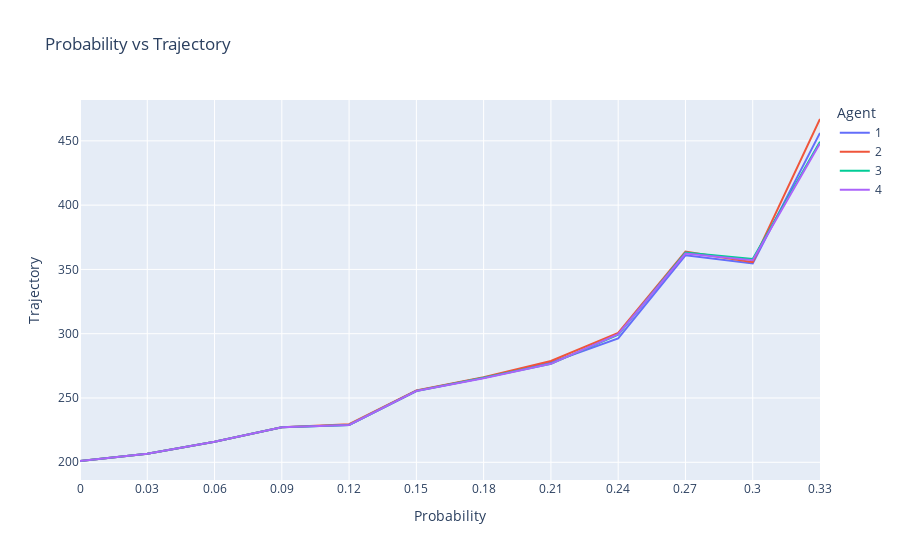

Notebook code cell kept with this figure:
### Code cell
fig1 = px.line(avg_results_df, x="Probability", y="Trajectory", color="Agent", title='Probability vs Trajectory')
fig1.update_xaxes(dtick=0.03)
fig1.show()

plotly.io.write_image(fig1, file="./images/prob_trajectory.png", scale=5)

### Figure 1 — Plotly figure (JSON) as saved in the notebook; plotly's stock layout.template omitted (floating-point values rounded to 4 significant figures)
{"data": [{"hovertemplate": "Agent=1<br>Probability=%{x}<br>Trajectory=%{y}<extra></extra>", "legendgroup": "1", "line": {"color": "#636efa", "dash": "solid"}, "marker": {"symbol": "circle"}, "mode": "lines", "name": "1", "orientation": "v", "showlegend": true, "type": "scatter", "x": [0, 0.03, 0.06, 0.09, 0.12, 0.15, 0.18, 0.21, 0.24, 0.27, 0.3, 0.33], "xaxis": "x", "y": [201, 206.6, 216, 227.2, 229, 255.6, 265.8, 277.6, 296.4, 361, 354.6, 456.2], "yaxis": "y"}, {"hovertemplate": "Agent=2<br>Probability=%{x}<br>Trajectory=%{y}<extra></extra>", "legendgroup": "2", "line": {"color": "#EF553B", "dash": "solid"}, "marker": {"symbol": "circle"}, "mode": "lines", "name": "2", "orientation": "v", "showlegend": true, "type": "scatter", "x": [0, 0.03, 0.06, 0.09, 0.12, 0.15, 0.18, 0.21, 0.24, 0.27, 0.3, 0.33], "xaxis": "x", "y": [201, 206.6, 216, 227.2, 229.6, 255.8, 266.2, 278.8, 300.6, 363.8, 355.6, 467], "yaxis": "y"}, {"hovertemplate": "Agent=3<br>Probability=%{x}<br>Trajectory=%{y}<extra></extra>", "legendgroup": "3", "line": {"color": "#00cc96", "dash": "solid"}, "marker": {"symbol": "circle"}, "mode": "lines", "name": "3", "orientation": "v", "showlegend": true, "type": "scatter", "x": [0, 0.03, 0.06, 0.09, 0.12, 0.15, 0.18, 0.21, 0.24, 0.27, 0.3, 0.33], "xaxis": "x", "y": [201, 206.6, 216, 227.2, 229, 255.4, 265.8, 276.6, 299.2, 363.2, 358.2, 449.4], "yaxis": "y"}, {"hovertemplate": "Agent=4<br>Probability=%{x}<br>Trajectory=%{y}<extra></extra>", "legendgroup": "4", "line": {"color": "#ab63fa", "dash": "solid"}, "marker": {"symbol": "circle"}, "mode": "lines", "name": "4", "orientation": "v", "showlegend": true, "type": "scatter", "x": [0, 0.03, 0.06, 0.09, 0.12, 0.15, 0.18, 0.21, 0.24, 0.27, 0.3, 0.33], "xaxis": "x", "y": [201, 206.6, 216, 227.2, 229, 255.4, 265.4, 276.6, 299.6, 362.4, 357.2, 448.2], "yaxis": "y"}], "layout": {"legend": {"title": {"text": "Agent"}, "tracegroupgap": 0}, "title": {"text": "Probability vs Trajectory"}, "xaxis": {"anchor": "y", "domain": [0, 1], "dtick": 0.03, "title": {"text": "Probability"}}, "yaxis": {"anchor": "x", "domain": [0, 1], "title": {"text": "Trajectory"}}}}
